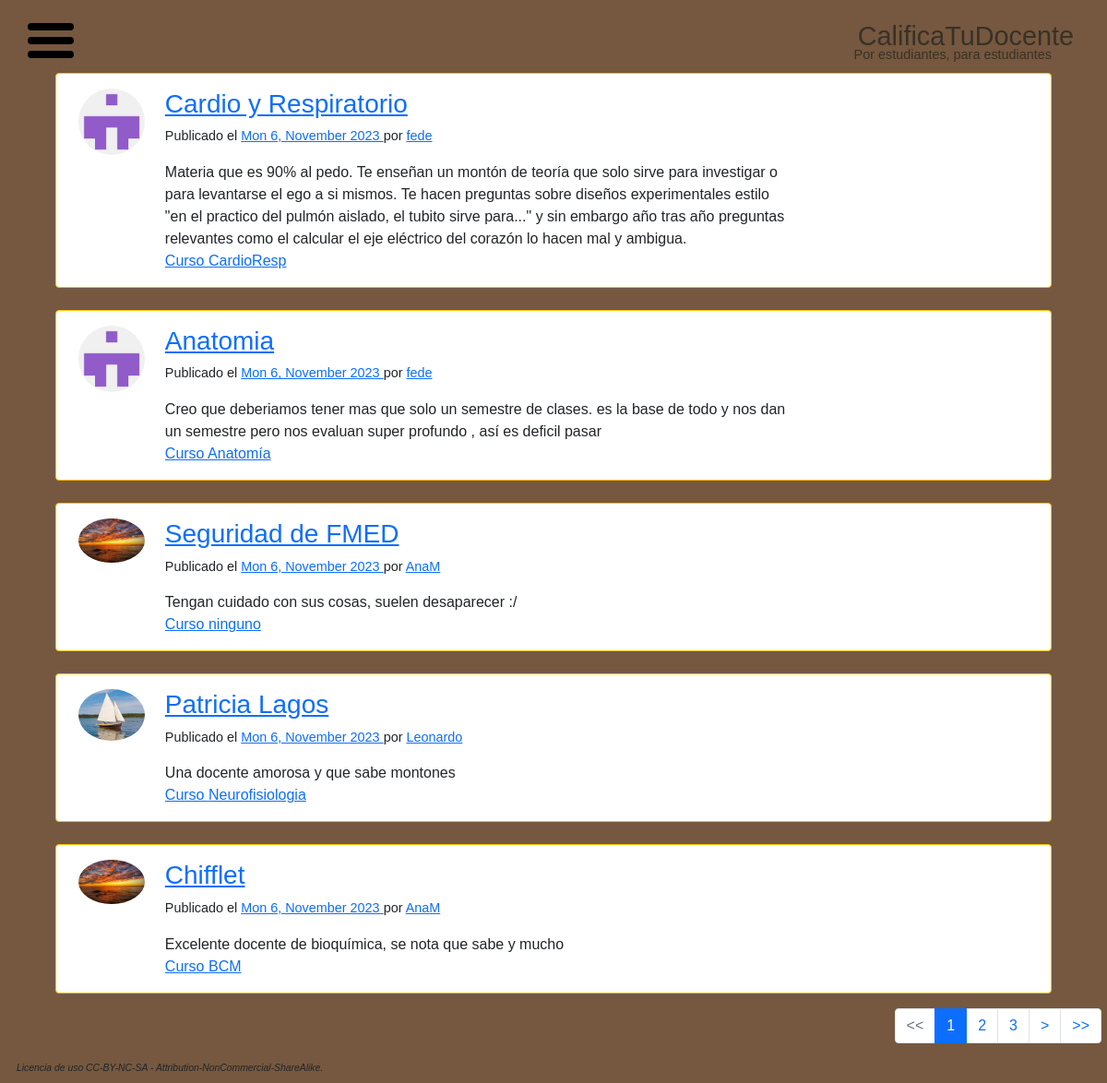
/home/, run on the app's committed database.
### calificami/models.py (models this page shows, shortened)
class Post(models.Model):
    title = models.CharField(max_length=50)
    content = models.TextField(max_length=750)
    datePosted = models.DateTimeField(default=timezone.now)
    author = models.ForeignKey(User, on_delete=models.CASCADE)
    course = models.CharField(max_length=30, default='ninguno')

### users/models.py (models this page shows, shortened)
class Profile(models.Model):
    user = models.OneToOneField(User, on_delete=models.CASCADE)
    cursando = models.TextField(default='No Cursando')
    image = models.ImageField(default='default.png', upload_to='profile_pictures')

### calificami/views.py (the view)
# urls.py: path('home/', PostListView.as_view(), name='ctd-home'),
class PostListView(ListView):
    model = Post
    template_name = 'calificami/home.html'
    context_object_name = 'posts'
    ordering = ['-datePosted']
    paginate_by = 5

### calificami/templates/calificami/home.html
{% extends "layout.html" %}
{% block body %}
  {% for post in posts %}
  <div class="container">
    <div class="row">
      <div class="card row-hover pos-relative py-3 px-4 mb-3 border-warning border-top-5 border-right-5 border-bottom-5 rounded-5 common-style" style="max-width: 90vw; margin: auto; margin-top: 1vh">
        <div class="row align-items-center">
          <div class="col-md-1 mb-3 mb-sm-0 align-self-start" style="margin-right: 0.5vw;">
            <img src="{{ post.author.profile.image.url }}" class="rounded-circle" style="max-width: 6vw; min-width: 6vw;">
          </div>
          <div class="col-md-8">
            <h3>
              <a href="#" class="text-primary"> {{ post.title }} </a>
            </h3>
            <p class="text-sm" style="font-size: 0.9rem;">
              <span class="op-6"> Publicado el </span>
              <a class="text-black" href="#"> {{ post.datePosted|date:"D j, E Y" }} </a>
              <span class="op-6"> por </span>
              <a class="text-black" href="#"> {{ post.author }} </a>
            </p>
            <p class="text-m" style="margin: 0;"><span class="op-6"> {{ post.content }} </span></p>
            <div class="text-sm op-5">
              <a class="text-black mr-2" href="#"> Curso {{ post.course }} </a>
            </div>
          </div>
        </div>
      </div>
    </div>
</div>
  {% endfor %}
{% endblock body %}

### calificami/static/css/main.css (style rules this page uses)
body { font-family: 'Gotham', sans-serif; background-color: #75583F; height: 100%; }
*, *::after, *::before { box-sizing: border-box; }
:root { --bar-width: 50px; --bar-height: 8px; --hamburger-gap: 7px; --foreground: black; --background: white; --ham-margin: 3vh; --animation-timing: 300ms ease-in-out; --hamburger-height: calc(var(--bar-height) * 3 + var(--hamburger-gap) * 2); }

### data on the page
Post: author.profile.image (picture), title "Cardio y Respiratorio", datePosted "Mon 6, November 2023", author "fede", content "Materia que es 90% al pedo. Te enseñan un montón de teoría que solo sirve para investigar o para levantarse el ego a si mismos. Te hacen preguntas sobre diseños experimentales estilo \"en el practico del pulmón aislado, el tubito sirve para...\" y sin embargo año tras año preguntas relevantes como el calcular el eje eléctrico del corazón lo hacen mal y ambigua.", course "CardioResp"
Post: author.profile.image (picture), title "Anatomia", datePosted "Mon 6, November 2023", author "fede", content "Creo que deberiamos tener mas que solo un semestre de clases. es la base de todo y nos dan un semestre pero nos evaluan super profundo , así es deficil pasar", course "Anatomía"
Post: author.profile.image (picture), title "Seguridad de FMED", datePosted "Mon 6, November 2023", author "AnaM", content "Tengan cuidado con sus cosas, suelen desaparecer :/", course "ninguno"
Post: author.profile.image (picture), title "Patricia Lagos", datePosted "Mon 6, November 2023", author "Leonardo", content "Una docente amorosa y que sabe montones", course "Neurofisiologia"
Post: author.profile.image (picture), title "Chifflet", datePosted "Mon 6, November 2023", author "AnaM", content "Excelente docente de bioquímica, se nota que sabe y mucho", course "BCM"

### other printed values
{{ num }} "1"
{{ num }} "2" "3"
